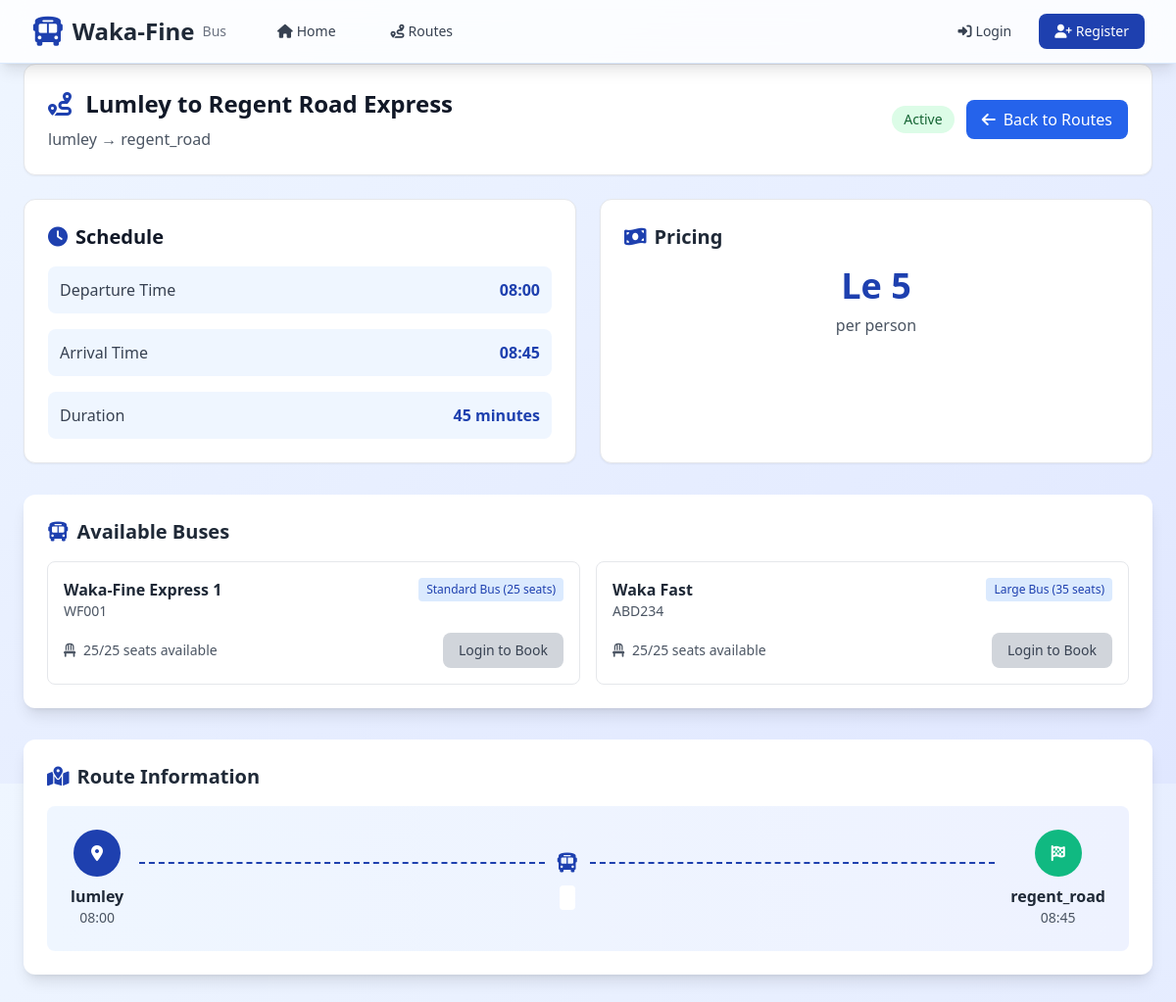
Screenshot of /routes/1/ with the database file from the repository.
### routes/models.py (models this page shows, shortened)
class Route(models.Model):
    LOCATION_CHOICES = [
        ("lumley", "Lumley"),
        ("regent_road", "Regent Road"),
        ("aberdeen", "Aberdeen"),
        ("hill_station", "Hill Station"),
        ("kissy", "Kissy"),
        ("east_end", "East End"),
        ("wilberforce", "Wilberforce"),
        ("tower_hill", "Tower Hill"),
        ("ferry_junction", "Ferry Junction"),
        ("goderich", "Goderich"),
        ("kent", "Kent"),
        ("congo_cross", "Congo Cross"),
    ]
    name = models.CharField(max_length=100)
    origin = models.CharField(max_length=50, choices=LOCATION_CHOICES)
    destination = models.CharField(max_length=50, choices=LOCATION_CHOICES)
    origin_terminal = models.ForeignKey(
        "terminals.Terminal",
        on_delete=models.SET_NULL,
        null=True,
        blank=True,
        related_name="origin_routes",
        help_text="Terminal where this route starts",
    )
    destination_terminal = models.ForeignKey(
        "terminals.Terminal",
        on_delete=models.SET_NULL,
        null=True,
        blank=True,
        related_name="destination_routes",
        help_text="Terminal where this route ends",
    )
    price = models.DecimalField(max_digits=10, decimal_places=2)
    departure_time = models.TimeField()
    arrival_time = models.TimeField()
    duration_minutes = models.PositiveIntegerField(help_text="Duration in minutes")
    is_active = models.BooleanField(default=True)
    created_at = models.DateTimeField(auto_now_add=True)
    updated_at = models.DateTimeField(auto_now=True)
    class Meta:
        unique_together = ["origin", "destination", "departure_time"]

### buses/models.py (models this page shows, shortened)
class Bus(models.Model):
    BUS_TYPE_CHOICES = [
        ("mini", "Mini Bus (14 seats)"),
        ("standard", "Standard Bus (25 seats)"),
        ("large", "Large Bus (35 seats)"),
    ]
    bus_number = models.CharField(max_length=20, unique=True)
    bus_name = models.CharField(max_length=100)
    bus_type = models.CharField(
        max_length=20, choices=BUS_TYPE_CHOICES, default="standard"
    )
    seat_capacity = models.PositiveIntegerField()
    assigned_route = models.ForeignKey(
        Route, on_delete=models.SET_NULL, null=True, blank=True
    )
    is_active = models.BooleanField(default=True)
    created_at = models.DateTimeField(auto_now_add=True)
    updated_at = models.DateTimeField(auto_now=True)
    @property
    def available_seats(self):
        from bookings.models import Booking
        from django.utils import timezone
        today_bookings = Booking.objects.filter(
            bus=self,
            travel_date__date=timezone.now().date(),
            status="confirmed",
        ).count()
        return self.seat_capacity - today_bookings

### routes/views.py (the view)
# urls.py: path("<int:pk>/", views.RouteDetailView.as_view(), name="detail"),
class RouteDetailView(DetailView):
    model = Route
    template_name = "routes/detail.html"
    context_object_name = "route"

### templates/routes/detail.html (shortened to what this page needs)
{% extends 'base.html' %}
{% block content %}
<div class="max-w-6xl mx-auto">
    <div class="bg-white rounded-xl shadow-sm border border-gray-200 p-6 mb-6">
        <div class="flex flex-col md:flex-row md:items-center md:justify-between">
            <div>
                <h1 class="text-2xl font-bold text-gray-900 mb-2">
                    <i class="fas fa-route text-primary mr-2"></i>
                    {{ route.name }}
                </h1>
                <p class="text-gray-600">{{ route.origin }} → {{ route.destination }}</p>
            </div>
            <div class="mt-4 md:mt-0 flex items-center space-x-3">
                <span class="{% if route.is_active %}bg-green-100 text-green-800{% else %}bg-red-100 text-red-800{% endif %} px-3 py-1 rounded-full text-sm font-medium">
                    {% if route.is_active %}Active{% else %}Inactive{% endif %}
                </span>
                <a href="{% url 'routes:search' %}" class="px-4 py-2 bg-blue-600 text-white rounded-lg hover:bg-blue-700 transition-colors">
                    <i class="fas fa-arrow-left mr-2"></i>Back to Routes
                </a>
            </div>
        </div>
    </div>
    <div class="grid grid-cols-1 lg:grid-cols-2 gap-6 mb-8">
        <div class="bg-white rounded-xl shadow-sm border border-gray-200 p-6">
            <h2 class="text-xl font-semibold text-gray-900 mb-4">
                <i class="fas fa-clock text-primary mr-2"></i>Schedule
            </h2>
            <div class="space-y-4">
                <div class="flex justify-between items-center p-3 bg-blue-50 rounded-lg">
                    <span class="text-gray-700 font-medium">Departure Time</span>
                    <span class="text-primary font-bold">{{ route.departure_time|time:"H:i" }}</span>
                </div>
                <div class="flex justify-between items-center p-3 bg-blue-50 rounded-lg">
                    <span class="text-gray-700 font-medium">Arrival Time</span>
                    <span class="text-primary font-bold">{{ route.arrival_time|time:"H:i" }}</span>
                </div>
                <div class="flex justify-between items-center p-3 bg-blue-50 rounded-lg">
                    <span class="text-gray-700 font-medium">Duration</span>
                    <span class="text-primary font-bold">{{ route.duration_minutes }} minutes</span>
                </div>
            </div>
        </div>
        <div class="bg-white rounded-xl shadow-sm border border-gray-200 p-6">
            <h2 class="text-xl font-semibold text-gray-800 mb-4">
                <i class="fas fa-money-bill-wave text-primary mr-2"></i>Pricing
            </h2>
            <div class="text-center">
                <div class="text-4xl font-bold text-primary mb-2">Le {{ route.price|floatformat:0 }}</div>
                <p class="text-gray-600">per person</p>
            </div>
        </div>
    </div>
    <div class="bg-white rounded-xl shadow-lg p-6 mb-8 animate-fade-in">
        <h2 class="text-xl font-semibold text-gray-800 mb-4">
            <i class="fas fa-bus text-primary mr-2"></i>Available Buses
        </h2>
        {% if route.bus_set.all %}
            <div class="grid grid-cols-1 md:grid-cols-2 gap-4">
                {% for bus in route.bus_set.all %}
                    <div class="border border-gray-200 rounded-lg p-4 hover:border-primary transition-colors duration-200">
                        <div class="flex justify-between items-start mb-3">
                            <div>
                                <h3 class="font-semibold text-gray-800">{{ bus.bus_name }}</h3>
                                <p class="text-sm text-gray-600">{{ bus.bus_number }}</p>
                            </div>
                            <span class="bg-blue-100 text-blue-800 px-2 py-1 rounded text-xs font-medium">
                                {{ bus.get_bus_type_display }}
                            </span>
                        </div>
                        <div class="flex justify-between items-center">
                            <div class="text-sm text-gray-600">
                                <i class="fas fa-chair mr-1"></i>
                                {{ bus.available_seats }}/{{ bus.seat_capacity }} seats available
                            </div>
                            {% if user.is_authenticated %}
                                <a href="{% url 'bookings:create' %}?route={{ route.id }}&bus={{ bus.id }}"
                                   class="bg-primary text-white px-4 py-2 rounded-lg text-sm font-medium hover:bg-blue-700 transition-colors duration-200">
                                    Book Now
                                </a>
                            {% else %}
                                <a href="{% url 'accounts:login' %}"
                                   class="bg-gray-300 text-gray-700 px-4 py-2 rounded-lg text-sm font-medium hover:bg-gray-400 transition-colors duration-200">
                                    Login to Book
                                </a>
                            {% endif %}
                        </div>
                    </div>
                {% endfor %}
            </div>
        {% else %}
            <div class="text-center py-8 text-gray-500">
                <i class="fas fa-bus text-4xl mb-4"></i>
                <p>No buses available for this route currently.</p>
            </div>
        {% endif %}
    </div>
    <div class="bg-white rounded-xl shadow-lg p-6 animate-fade-in">
        <h2 class="text-xl font-semibold text-gray-800 mb-4">
            <i class="fas fa-map-marked-alt text-primary mr-2"></i>Route Information
        </h2>
        <div class="flex items-center justify-between bg-gradient-to-r from-blue-50 to-indigo-50 p-6 rounded-lg">
            <div class="text-center">
                <div class="w-12 h-12 bg-primary rounded-full flex items-center justify-center mb-2 mx-auto">
                    <i class="fas fa-map-marker-alt text-white"></i>
                </div>
                <p class="font-semibold text-gray-800">{{ route.origin }}</p>
                <p class="text-sm text-gray-600">{{ route.departure_time|time:"H:i" }}</p>
            </div>
            <div class="flex-1 px-4">
                <div class="relative">
                    <div class="flex items-center">
                        <div class="flex-1 border-t-2 border-dashed border-primary"></div>
                        <div class="px-3">
                            <i class="fas fa-bus text-primary text-xl"></i>
                        </div>
                        <div class="flex-1 border-t-2 border-dashed border-primary"></div>
                    </div>
                    <div class="text-center mt-2">
                        <span class="bg-white px-2 py-1 text-xs text-gray-600 rounded">{{ route.duration }}</span>
                    </div>
                </div>
            </div>
            <div class="text-center">
                <div class="w-12 h-12 bg-success rounded-full flex items-center justify-center mb-2 mx-auto">
                    <i class="fas fa-flag-checkered text-white"></i>
                </div>
                <p class="font-semibold text-gray-800">{{ route.destination }}</p>
                <p class="text-sm text-gray-600">{{ route.arrival_time|time:"H:i" }}</p>
            </div>
        </div>
    </div>
</div>
{% endblock %}

### rows the page displays
Route: name "Lumley to Regent Road Express", origin "lumley", destination "regent_road", departure_time "08:00", arrival_time "08:45", duration_minutes "45", price "5"
Bus: bus_name "Waka-Fine Express 1", bus_number "WF001", bus_type "Standard Bus (25 seats)", available_seats "25", seat_capacity "25"
Bus: bus_name "Waka Fast", bus_number "ABD234", bus_type "Large Bus (35 seats)", available_seats "25", seat_capacity "25"
